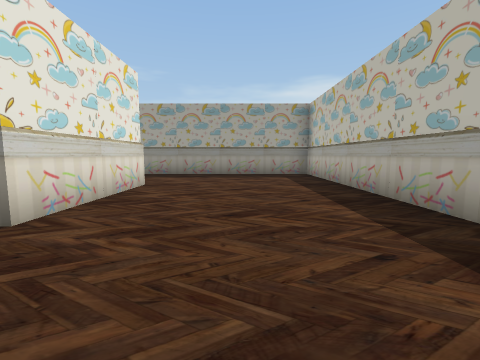
[1] (above)

14 first-person views from a walk through a Unity game level. The camera is 1.3 m above the floor, tilts 6° down and sees 90° across. The floor is counted in squares, 2 m on a side. Each view is taken from the middle of a square. On the plan, view 1 faces up. The plan holds only what a view shows up to about 9 squares ahead; the rest is blank. The place goes on beyond the plan. The player is left out. Some surface patterns are stand-ins.

[2]
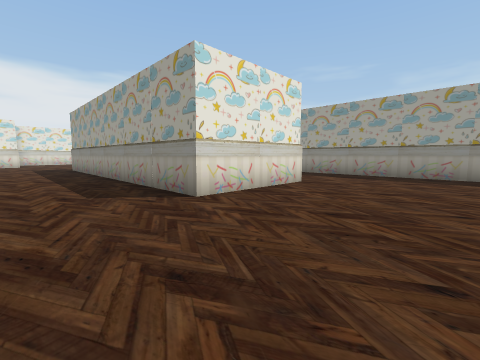

[3]
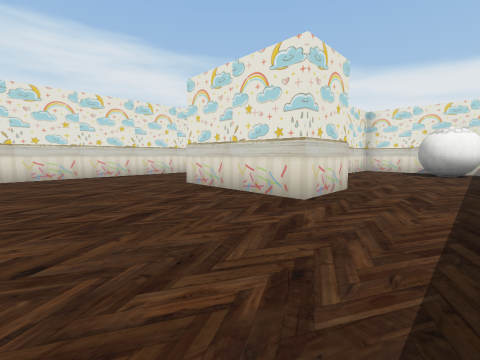

[4]
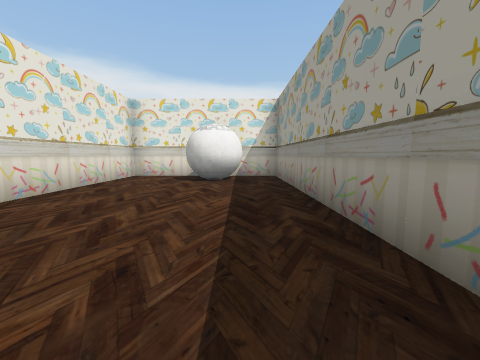

[5]
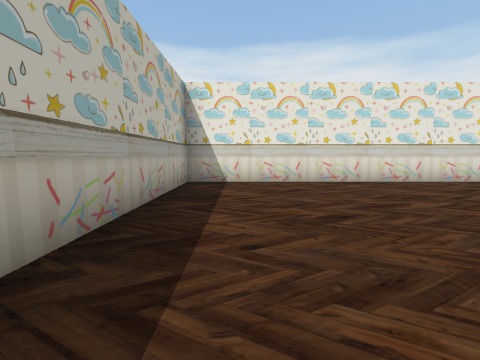

[6]
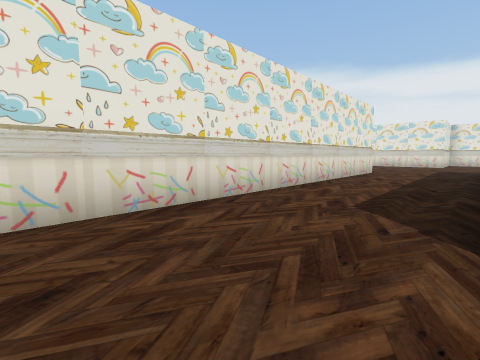

[7]
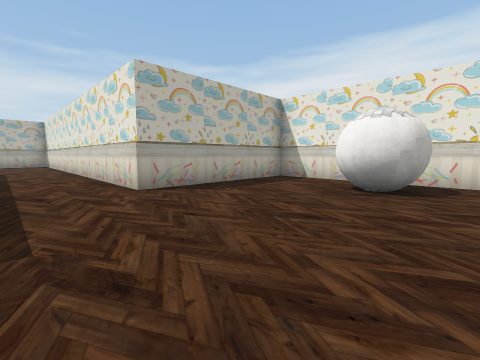

[8]
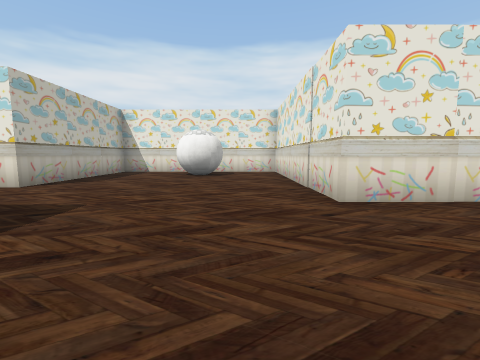

[9]
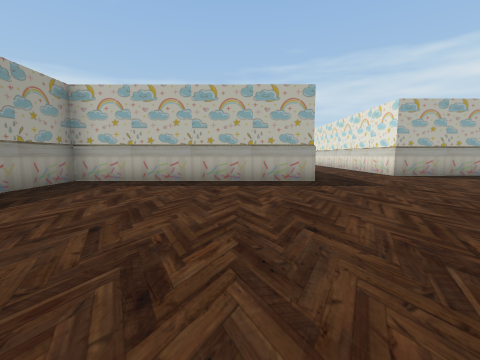

[10]
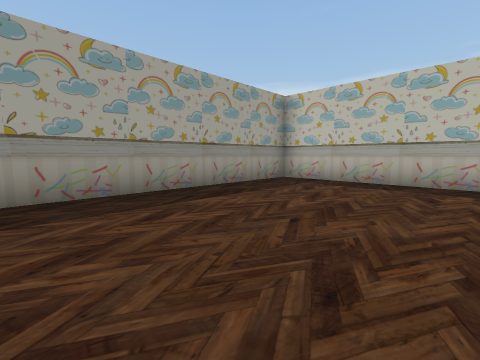

[11]
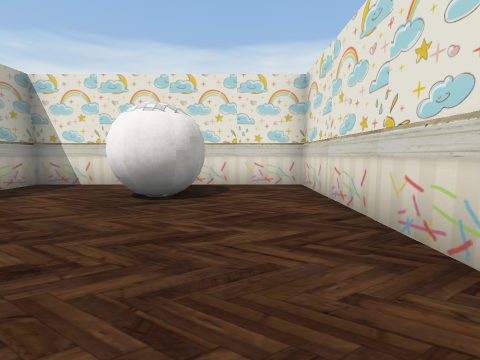

[12]
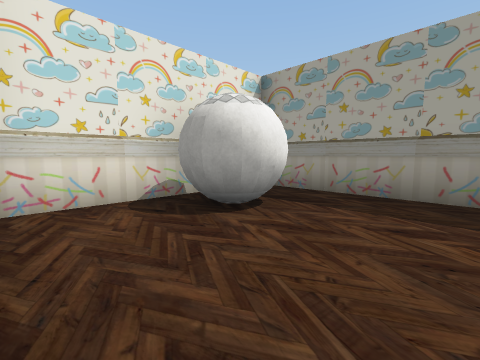

[13]
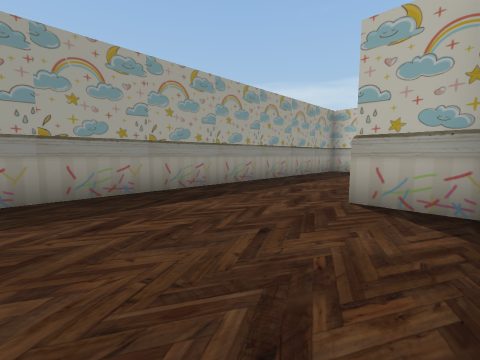

[14]
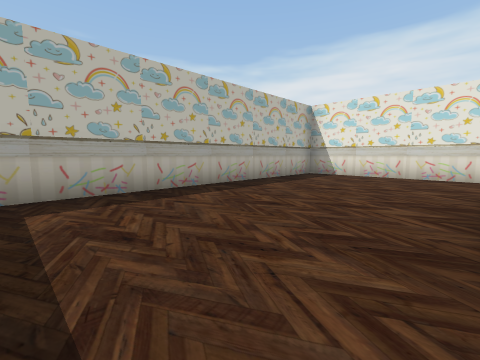

### Floor plan
Key: @ floor where view 1 was taken; # wall or solid block; . floor; B block; O other object.
Columns run from 17 left of view 1 to 3 right of it. Each row starts with its distance up from view 1.
  9   BB
  8 ##B####  #####B##B##B
  7 ......####..........B
  6 ......####..........
  5 ......##......##....
  4 ......B#...... B....
  3  .....BBBBB B  B....
  2  ............B......B
  1 B...................
  0 B ...............@..
 -1   ......############B
 -2  B......BBB BBB B BBO
 -3 B ......#B
 -4 BB..##..B
 -5 B ......OB
 -6    B  BO O

Positions as (right, up) in squares from view 1, and headings:
1: (0, 0), facing up
2: (1, 0), facing up-left
3: (1, 7), facing down-left
4: (-2, 7), facing left
5: (1, 5), facing down
6: (0, 2), facing down-left
7: (-14, 1), facing down-right
8: (-14, 4), facing down
9: (-17, 4), facing right
10: (-17, 4), facing up-right
11: (-14, 0), facing down
12: (-6, 4), facing up-left
13: (-7, 4), facing up-right
14: (-2, 7), facing down-right
